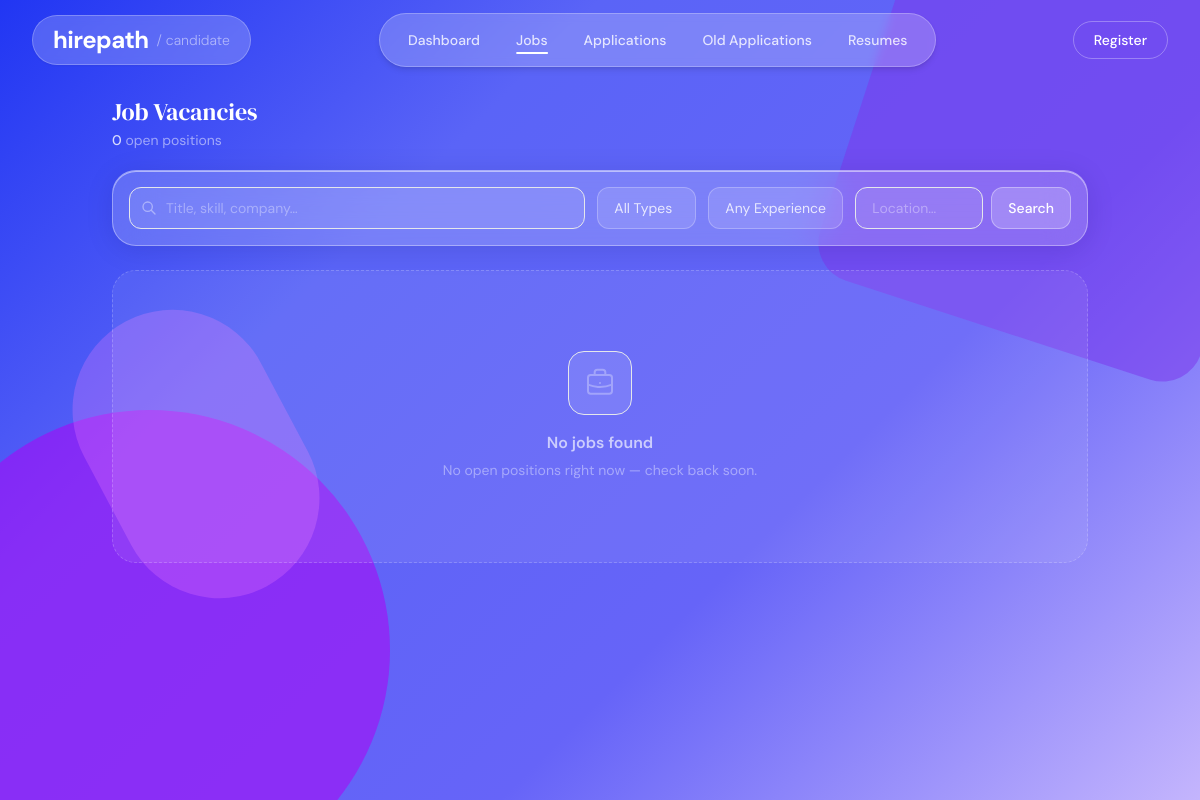
The app's page /jobs/, older data.
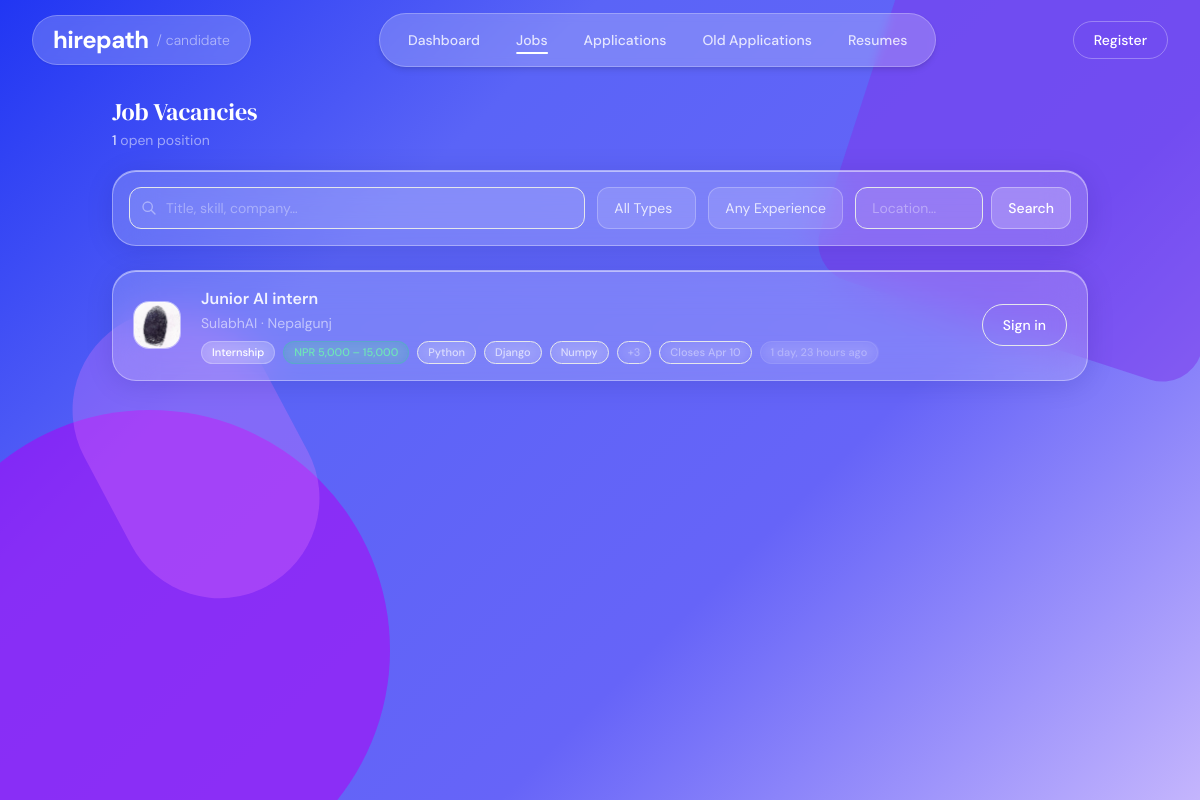
The same page, newer data.
### jobs/models.py (models this page shows, shortened)
class Job(models.Model):
    class JobType(models.TextChoices):
        FULL_TIME  = "full_time",  "Full-time"
        PART_TIME  = "part_time",  "Part-time"
        CONTRACT   = "contract",   "Contract"
        INTERNSHIP = "internship", "Internship"
        REMOTE     = "remote",     "Remote"
        HYBRID     = "hybrid",     "Hybrid"
    class Status(models.TextChoices):
        OPEN   = "open",   "Open"
        CLOSED = "closed", "Closed"
        DRAFT  = "draft",  "Draft"
    class QualificationLevel(models.TextChoices):
        ANY        = "",           "Any / Not specified"
        DIPLOMA    = "diploma",    "Diploma"
        BACHELOR   = "bachelor",   "Bachelor's Degree"
        MASTER     = "master",     "Master's Degree"
        PHD        = "phd",        "PhD / Doctorate"
    company          = models.ForeignKey(
                         CompanyProfile,
                         on_delete=models.CASCADE,
                         related_name="jobs"
                       )
    title            = models.CharField(max_length=255)
    description      = models.TextField()
    requirements     = models.TextField(blank=True, help_text="Detailed role requirements")
    responsibilities = models.TextField(blank=True, help_text="Key responsibilities")
    experience_required    = models.IntegerField(
                               default=0,
                               help_text="Minimum years of experience required"
                             )
    qualification_required = models.CharField(
                               max_length=20,
                               choices=QualificationLevel.choices,
                               default=QualificationLevel.ANY,
                               blank=True,
                               help_text="Minimum qualification level required"
                             )
    skills           = models.ManyToManyField(Skill, blank=True)
    location         = models.CharField(max_length=255, blank=True)
    job_type         = models.CharField(
                         max_length=20,
                         choices=JobType.choices,
                         default=JobType.FULL_TIME
                       )
    salary_min       = models.PositiveIntegerField(null=True, blank=True)
    salary_max       = models.PositiveIntegerField(null=True, blank=True)
    salary_currency  = models.CharField(max_length=10, default="NPR")
    status           = models.CharField(
                         max_length=10,
                         choices=Status.choices,
                         default=Status.OPEN
                       )
    deadline         = models.DateField(null=True, blank=True)
    created_at       = models.DateTimeField(auto_now_add=True)
    updated_at       = models.DateTimeField(auto_now=True)
    results_published    = models.BooleanField(default=False)
    shortlist_email_sent = models.BooleanField(default=False)
    class Meta:
        ordering = ["-created_at"]
    @property
    def salary_display(self):
        if self.salary_min and self.salary_max:
            return f"{self.salary_currency} {self.salary_min:,} – {self.salary_max:,}"
        if self.salary_min:
            return f"{self.salary_currency} {self.salary_min:,}+"
        return "Not disclosed"

class Skill(models.Model):
    name = models.CharField(max_length=100, unique=True)

### accounts/models.py (models this page shows, shortened)
class CompanyProfile(models.Model):
    user         = models.OneToOneField(User, on_delete=models.CASCADE)
    phone           = models.CharField(max_length=20, blank=True)
    company_name = models.CharField(max_length=255)
    description  = models.TextField()
    website      = models.URLField(blank=True, null=True)
    location     = models.CharField(max_length=255, blank=True, null=True)
    logo         = models.ImageField(upload_to='company_logos/', blank=True, null=True)

### jobs/views.py (the view, shortened to what this page needs)
# urls.py: path("",                     views.job_list,          name="job_list"),
def job_list(request):
    jobs = (
        Job.objects
        .filter(status=Job.Status.OPEN)
        .select_related("company")
        .prefetch_related("skills")
    )
    filter_form = JobFilterForm(request.GET or None)
    has_resumes = False
    candidate   = _get_candidate(request)
    if candidate:
        has_resumes = candidate.resumes.exists()
    return render(request, "jobs/job_list.html", {
        "jobs":        jobs,
        "filter_form": filter_form,
        "total":       jobs.count(),
        "has_resumes": has_resumes,
    })

### templates/jobs/job_list.html (shortened to what this page needs)
{% extends "candidate_base.html" %}
{% block nav_jobs %}active{% endblock %}
{% block nav_avatar %}
{% if request.user.is_authenticated %}
  <div class="h-10 w-10 flex items-center justify-center rounded-full backdrop-blur-md bg-white/20 border border-white/30 hover:bg-white/35 transition-all shadow-sm font-bold text-white text-sm select-none">
    {{ request.user.first_name|first|default:request.user.username|first|upper }}{{ request.user.last_name|first|upper }}
  </div>
{% else %}
  <a href="{% url 'register' %}"
     class="hidden md:block bg-white/18 border border-white/30 text-white text-sm font-medium px-5 py-2 rounded-full hover:bg-white/88 hover:text-indigo-700 transition-all">
    Register
  </a>
{% endif %}
{% endblock %}
{% block main_content %}
<main class="max-w-5xl mx-auto px-4 md:px-6 pt-[12vh] pb-12 relative z-10">
  <div class="flex items-center justify-between mb-5">
    <div>
      <h1 class="font-serif-display text-2xl text-white">Job Vacancies</h1>
      <p class="text-sm text-white/50 mt-0.5">
        <span class="text-white/80 font-medium">{{ total }}</span> open position{{ total|pluralize }}
      </p>
    </div>
  </div>
  <form method="get" action="{% url 'job_list' %}"
        class="glass-card rounded-3xl p-4 mb-6 flex flex-col sm:flex-row gap-3 flex-wrap items-end">
    <div class="relative flex-1 min-w-[180px]">
      <svg class="absolute left-3 top-1/2 -translate-y-1/2 w-4 h-4 text-white/40" fill="none" stroke="currentColor" viewBox="0 0 24 24">
        <path stroke-linecap="round" stroke-linejoin="round" stroke-width="2" d="M21 21l-6-6m2-5a7 7 0 11-14 0 7 7 0 0114 0z"/>
      </svg>
      <input type="text" name="q" value="{{ filter_form.q.value|default:'' }}"
             placeholder="Title, skill, company…"
             class="w-full bg-white/10 border border-white/22 rounded-xl pl-9 pr-4 py-2.5 text-sm text-white placeholder-white/35 outline-none focus:border-white/50 focus:bg-white/15 transition-all"/>
    </div>
    <select name="job_type" onchange="this.form.submit()"
            class="filter-select rounded-xl px-4 py-2.5 text-sm cursor-pointer">
      <option value="">All Types</option>
    </select>
    <select name="experience" onchange="this.form.submit()"
            class="filter-select rounded-xl px-4 py-2.5 text-sm cursor-pointer">
      {% for val, label in filter_form.fields.experience.choices %}
      <option value="{{ val }}" {% if filter_form.experience.value == val %}selected{% endif %}>{{ label }}</option>
      {% endfor %}
    </select>
    <div class="flex gap-2">
      <input type="text" name="location" value="{{ filter_form.location.value|default:'' }}"
             placeholder="Location…"
             class="bg-white/10 border border-white/22 rounded-xl px-4 py-2.5 text-sm text-white placeholder-white/35 outline-none focus:border-white/50 focus:bg-white/15 transition-all w-32"/>
      <button type="submit"
              class="bg-white/20 border border-white/35 text-white text-sm font-medium px-4 py-2.5 rounded-xl hover:bg-white/88 hover:text-indigo-700 transition-all shrink-0">
        Search
      </button>
    </div>
  </form>
  {% if jobs %}
  <div class="flex flex-col gap-3">
    {% for job in jobs %}
    <div class="job-card glass-card rounded-3xl px-5 py-4 flex items-center gap-5"
         onclick="window.location.href='{% url 'job_detail' job.id %}'">
      <div class="w-12 h-12 rounded-2xl bg-white/15 backdrop-blur-md border border-white/30 flex items-center justify-center shrink-0 overflow-hidden">
        {% if job.company.logo %}
          <img src="{{ job.company.logo.url }}" alt="{{ job.company.company_name }}" class="w-full h-full object-cover"/>
        {% else %}
          <img src="https://api.dicebear.com/7.x/initials/svg?seed={{ job.company.company_name|urlencode }}&backgroundColor=dbeafe&textColor=2563eb"
               alt="{{ job.company.company_name }}" class="w-full h-full object-cover"/>
        {% endif %}
      </div>
      <div class="flex-1 min-w-0">
        <a href="{% url 'job_detail' job.id %}"
           class="job-title text-base font-semibold text-white/90 hover:text-white transition-colors block truncate"
           onclick="event.stopPropagation()">
          {{ job.title }}
        </a>
        <p class="text-sm text-white/55 mt-0.5 truncate">
          {{ job.company.company_name }}{% if job.location %} · {{ job.location }}{% endif %}
        </p>
        <div class="flex items-center gap-2 mt-2 flex-wrap">
          <span class="job-tag bg-white/15 text-white border border-white/25">{{ job.get_job_type_display }}</span>
          {% if job.salary_min or job.salary_max %}
          <span class="job-tag bg-emerald-500/20 text-emerald-300 border border-emerald-400/30">{{ job.salary_display }}</span>
          {% endif %}
          {% for skill in job.skills.all|slice:":3" %}
          <span class="job-tag bg-white/10 text-white/65 border border-white/18">{{ skill.name }}</span>
          {% endfor %}
          {% if job.skills.count > 3 %}
          <span class="job-tag bg-white/8 text-white/35 border border-white/12">+{{ job.skills.count|add:"-3" }}</span>
          {% endif %}
          {% if job.deadline %}
          <span class="job-tag bg-white/8 text-white/40 border border-white/12">Closes {{ job.deadline|date:"M j" }}</span>
          {% endif %}
          <span class="job-tag bg-white/6 text-white/30 border border-white/10">{{ job.created_at|timesince }} ago</span>
        </div>
      </div>
      {% if request.user.is_authenticated %}
        {% if request.user.candidateprofile %}
          {% if has_resumes %}
          <a href="{% url 'apply_job' job.id %}"
             class="apply-btn bg-white/20 border border-white/35 text-white text-sm font-medium px-5 py-2.5 rounded-full shrink-0"
             onclick="event.stopPropagation()">
            Apply
          </a>
          {% else %}
          <a href="{% url 'resume_manager' %}"
             title="Upload a resume to apply"
             class="apply-btn-warn bg-amber-500/15 border border-amber-400/30 text-amber-300 text-sm font-medium px-4 py-2.5 rounded-full shrink-0 flex items-center gap-1.5"
             onclick="event.stopPropagation()">
            <svg class="w-3.5 h-3.5" fill="none" stroke="currentColor" viewBox="0 0 24 24">
              <path stroke-linecap="round" stroke-linejoin="round" stroke-width="2" d="M12 9v2m0 4h.01M21 12a9 9 0 11-18 0 9 9 0 0118 0z"/>
            </svg>
            Add Resume
          </a>
          {% endif %}
        {% elif request.user.companyprofile == job.company %}
        <a href="{% url 'edit_job' job.id %}"
           class="apply-btn bg-white/15 border border-white/28 text-white/70 text-sm font-medium px-5 py-2.5 rounded-full shrink-0"
           onclick="event.stopPropagation()">
          Edit
        </a>
        {% endif %}
      {% else %}
      <a href="{% url 'login' %}"
         class="apply-btn bg-white/18 border border-white/28 text-white text-sm font-medium px-5 py-2.5 rounded-full shrink-0"
         onclick="event.stopPropagation()">
        Sign in
      </a>
      {% endif %}
    </div>
    {% endfor %}
  </div>
  {% else %}
  <div class="empty-state rounded-3xl px-8 py-20 flex flex-col items-center gap-4 text-center mt-4">
    <div class="w-16 h-16 rounded-2xl bg-white/10 border border-white/18 flex items-center justify-center">
    </div>
    <div>
      <p class="text-white/65 font-semibold">No jobs found</p>
      <p class="text-white/40 text-sm mt-1 leading-relaxed">
        {% if filter_form.q.value or filter_form.job_type.value or filter_form.experience.value or filter_form.location.value %}
          Try adjusting your filters or
          <a href="{% url 'job_list' %}" class="text-violet-300 hover:text-white underline underline-offset-2 transition-colors">clear all filters</a>.
        {% else %}
          No open positions right now — check back soon.
        {% endif %}
      </p>
    </div>
  </div>
  {% endif %}
</main>
{% endblock %}

### templates/candidate_base.html (shortened to what this page needs)
<!DOCTYPE html>
<html lang="en">
<head>
  <script src="https://cdn.tailwindcss.com"></script>
</head>
<body class="min-h-screen">
  <div class="bg-canvas">
    <div class="shape-bl"></div>
    <div class="shape-tr"></div>
    <div class="shape-mid"></div>
  </div>
  {% block navbar %}
  <header class="fixed top-0 left-0 w-full z-50">
    <div class="w-full px-4 md:px-8 flex items-center justify-between h-[10vh]">
      <a href="{% url 'candidate_dashboard' %}"
         class="flex items-center gap-2 backdrop-blur-sm bg-white/20 border border-white/25 rounded-full px-3 md:px-5 py-2 shadow-sm hover:bg-white/25 transition-all">
        <span class="text-xl md:text-2xl text-white tracking-tight font-bold">hirepath</span>
        <span class="hidden sm:block text-sm text-white/50 font-light">/ candidate</span>
      </a>
      <nav class="hidden md:flex items-center gap-1 backdrop-blur-sm bg-white/20 border border-white/25 rounded-full px-3 py-2 shadow-md">
        <a href="{% url 'candidate_dashboard' %}"
           class="nav-link {% block nav_dashboard %}{% endblock %} px-4 py-2 rounded-full text-sm font-medium text-white/80 hover:text-white hover:bg-white/15 transition-all">
          Dashboard
        </a>
        <a href="{% url 'job_list' %}"
           class="nav-link {% block nav_jobs %}{% endblock %} px-4 py-2 rounded-full text-sm font-medium text-white/80 hover:text-white hover:bg-white/15 transition-all">
          Jobs
        </a>
        <a href="{% url 'application_list' %}"
           class="nav-link {% block nav_applications %}{% endblock %} px-4 py-2 rounded-full text-sm font-medium text-white/80 hover:text-white hover:bg-white/15 transition-all flex items-center gap-2">
          Applications
        </a>
        <a href="{% url 'old_application_list' %}"
           class="nav-link {% block nav_old_applications %}{% endblock %} px-4 py-2 rounded-full text-sm font-medium text-white/80 hover:text-white hover:bg-white/15 transition-all">
          Old Applications
        </a>
        <a href="{% url 'resume_manager' %}"
           class="nav-link {% block nav_resumes %}{% endblock %} px-4 py-2 rounded-full text-sm font-medium text-white/80 hover:text-white hover:bg-white/15 transition-all">
          Resumes
        </a>
      </nav>
      <div class="flex items-center gap-2">
        <a href="{% url 'candidate_edit_profile' %}"
           title="Edit Profile"
           class="flex-shrink-0">
          {% block nav_avatar %}{% endblock %}
        </a>
      </div>
    </div>
  </header>
  {% endblock navbar %}
  {% block main_content %}{% endblock %}
</body>
</html>

Row changes from the older to the newer data that the page shows:
added Job: company.logo (picture), title "Junior AI intern", company.company_name "SulabhAI", location "Nepalgunj", job_type "Internship", salary_display "NPR 5,000 – 15,000", skills.count|add "3", deadline "Apr 10", created_at "1 day, 23 hours"
added Skill: name "Python"
added Skill: name "Django"
added Skill: name "Numpy"
Text that changed along with them:
{{ total }}: "0" → "1"
text no longer shown: "No jobs found No open positions right now — check back soon."
